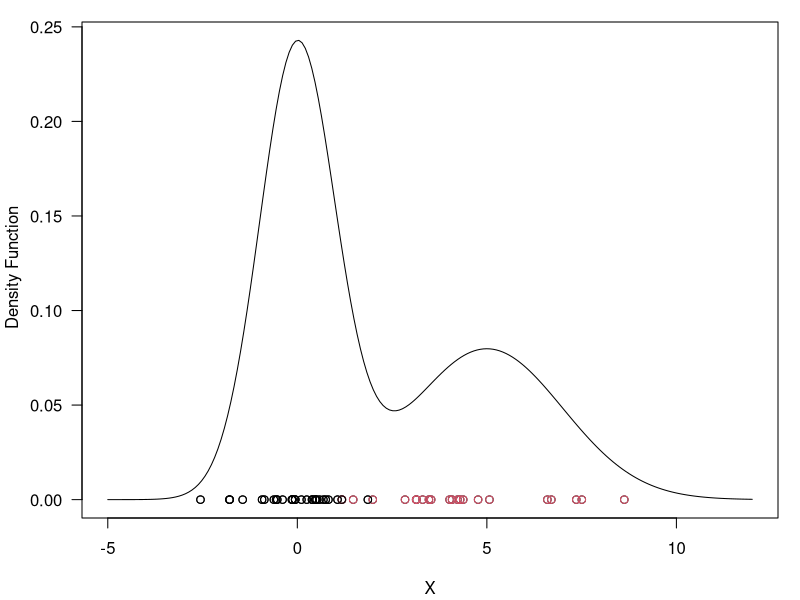

The R script that drew this image:
#Generate n observations from a mixture of two Gaussian dist
n=50
w=c(0.6,0.4)
mu=c(0,5)
sigma=c(1,2)
cc=sample(1:2, n, replace=TRUE, prob=w)

x=rnorm(n, mean=mu[cc], sd=sigma[cc])

#Plot G(x) marginal desity of x 

x5= seq(-5, 12, length=200)
y5=w[1]*dnorm(x5,mu[1], sigma[1]) + w[2]*dnorm(x5,mu[2], sigma[2])

par(mar=c(4,4,1,1)+0.1)
plot(x5,y5, type="l", las=1, xlab="X", ylab=" Density Function")
points(x,y=rep(0,n), pch=1)
points(x,y=rep(0,n), pch=1, col=cc)